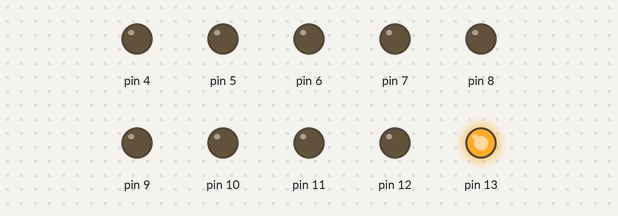
This sketch was run on a simulated Arduino Uno, built with avr-gcc and run on an emulated ATmega328P. Shown: output pins drawn as LEDs (lit = HIGH).

Above: at 0.2 s.
At 1.2 s:
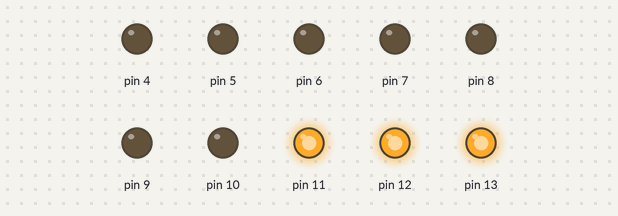
At 2.7 s:
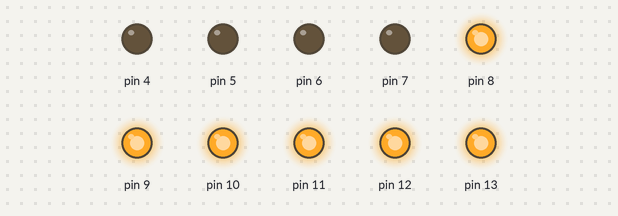
At 5.0 s:
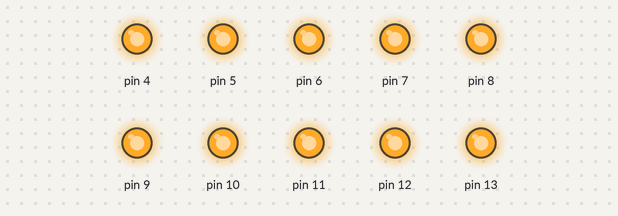
At 7.7 s:
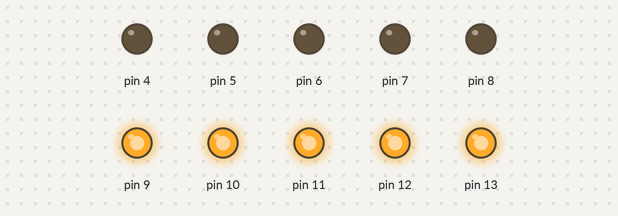
At 10.5 s:
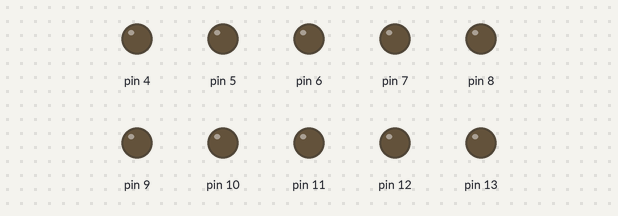
Timing chart, 0 to 14.3 s (numbered marks = the images above):
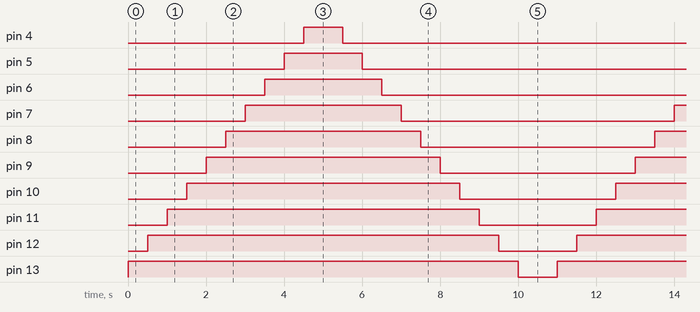

The sketch:

B.ino
```cpp
// C++ code
//
void setup()
{
  pinMode(13, OUTPUT);
  pinMode(12, OUTPUT);
  pinMode(11, OUTPUT);
  pinMode(10, OUTPUT);
  pinMode(9, OUTPUT);
  pinMode(8, OUTPUT);
  pinMode(7, OUTPUT);
  pinMode(6, OUTPUT);
  pinMode(5, OUTPUT);
  pinMode(4, OUTPUT);
}

void loop()
{
  digitalWrite(13,HIGH);
  delay(500);
  digitalWrite(12,HIGH);
  delay(500);
  digitalWrite(11,HIGH);
  delay(500);
  digitalWrite(10,HIGH);
  delay(500);
  digitalWrite(9,HIGH);
  delay(500);
  digitalWrite(8,HIGH);
  delay(500);
  digitalWrite(7,HIGH);
  delay(500);
  digitalWrite(6,HIGH);
  delay(500);
  digitalWrite(5,HIGH);
  delay(500);
  digitalWrite(4,HIGH);
  delay(1000);
  digitalWrite(4,LOW);
  delay(500);
  digitalWrite(5,LOW);
  delay(500);
  digitalWrite(6,LOW);
  delay(500);
  digitalWrite(7,LOW);
  delay(500);
  digitalWrite(8,LOW);
  delay(500);
  digitalWrite(9,LOW);
  delay(500);
  digitalWrite(10,LOW);
  delay(500);
  digitalWrite(11,LOW);
  delay(500);
  digitalWrite(12,LOW);
  delay(500);
  digitalWrite(13,LOW);
  delay(1000);
}
```

Measured:
- by itself, pin 4: alternates HIGH for 1.0 s and LOW for 10.0 s
- by itself, pin 5: alternates HIGH for 2.0 s and LOW for 9.0 s
- by itself, pin 6: alternates HIGH for 3.0 s and LOW for 8.0 s
- by itself, pin 7: alternates HIGH for 4.0 s and LOW for 7.0 s
- by itself, pin 8: alternates HIGH for 5.0 s and LOW for 6.0 s
- by itself, pin 9: alternates HIGH for 6.0 s and LOW for 5.0 s
- by itself, pin 10: alternates HIGH for 7.0 s and LOW for 4.0 s
- by itself, pin 11: alternates HIGH for 8.0 s and LOW for 3.0 s
